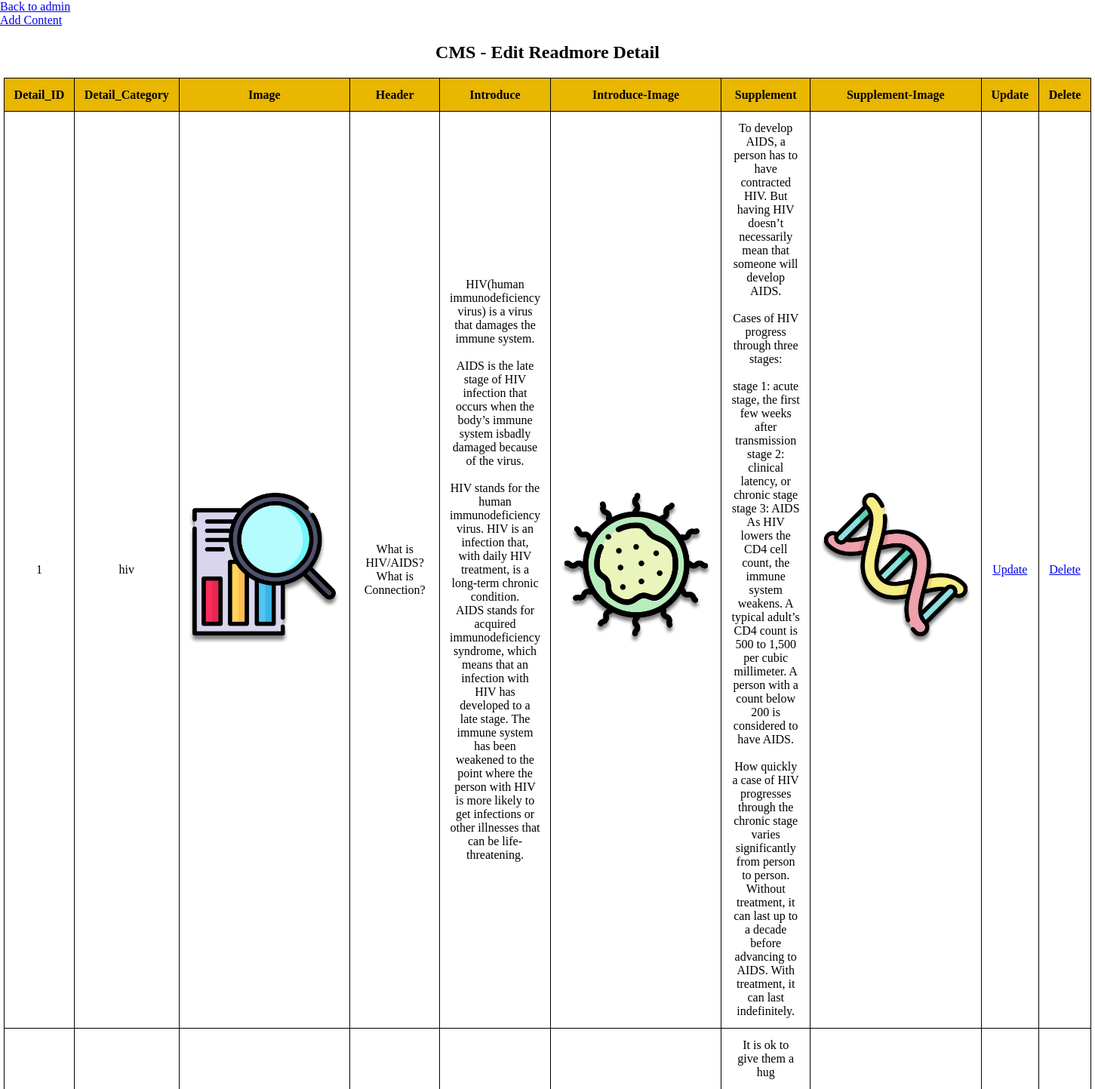
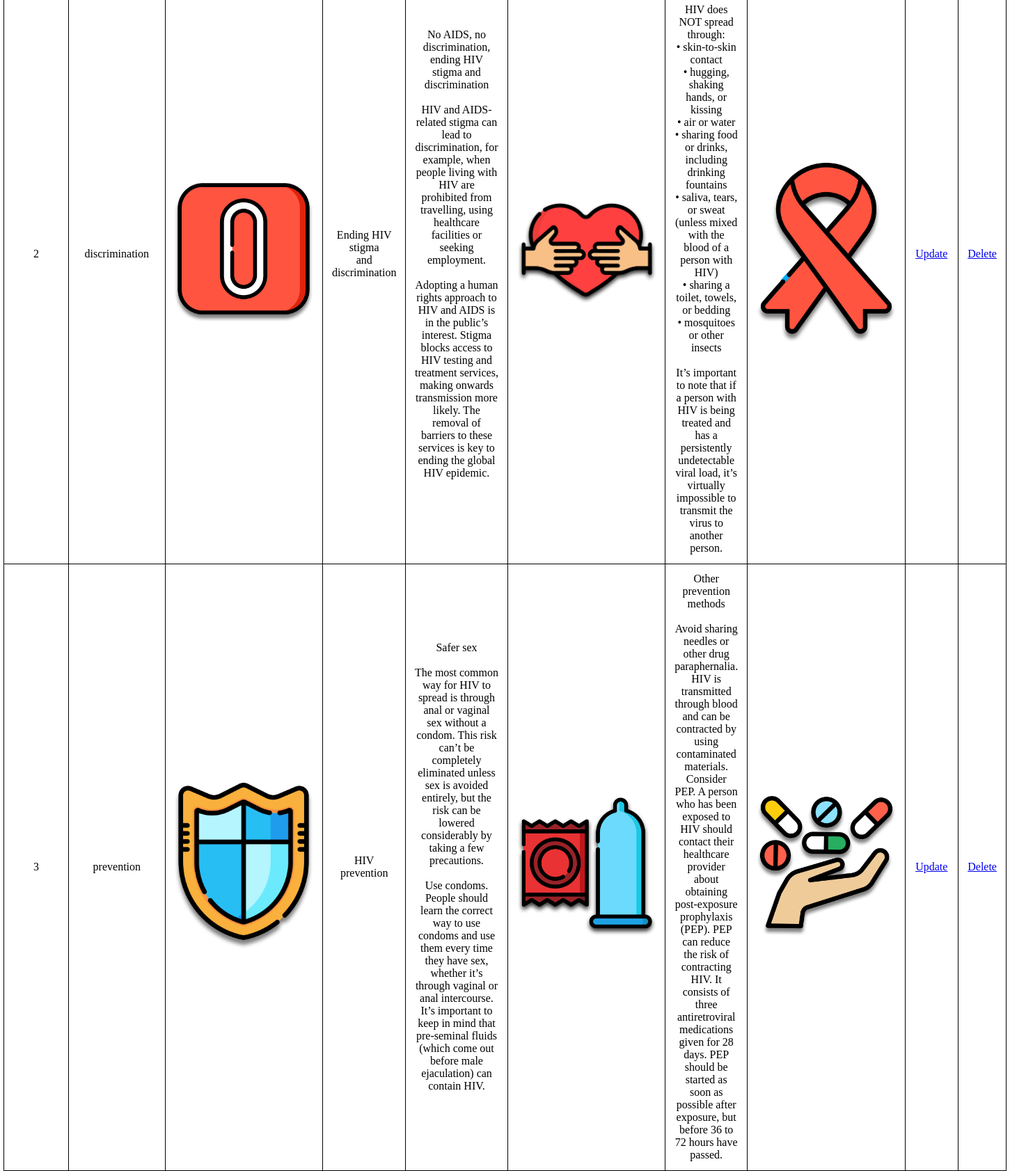
The app's page /admin/admin_content_detail.php (signed in) with its own data (2 pictures, top to bottom).
### tables this page shows
CREATE TABLE `tbl_detail_category` (
  `id_detail` int(11) NOT NULL,
  `detail_id` int(11) NOT NULL,
  `category_id` int(11) NOT NULL
);

CREATE TABLE `tbl_category` (
  `category_id` int(11) NOT NULL,
  `category_name` varchar(50) NOT NULL
);

CREATE TABLE `tbl_detail` (
  `detail_id` int(11) NOT NULL,
  `header_image` varchar(250) NOT NULL,
  `header` text NOT NULL,
  `intro` text NOT NULL,
  `image` varchar(250) NOT NULL,
  `sub_image` varchar(250) NOT NULL,
  `sub_intro` text NOT NULL
);

### admin/script/read.php (called while the page is built, shortened)
<?php
function getAllbyCategory($args){
    $pdo = Database::getInstance()->getConnection();
    $detailQuery = 'SELECT * FROM '.$args['tbl'].' AS t, '.$args['tbl2'].' AS t2, '.$args['tbl3']. ' AS t3 ';
    $detailQuery .= ' WHERE t.'.$args['col'].' = t3.'.$args['col'];
    $detailQuery .= ' AND t2.'.$args['col2'].' = t3.'.$args['col2'];
    $results = $pdo->query($detailQuery);
    if($results){
        return $results;
    }else{
        return ' There was some problems';
    }
}

### admin/admin_content_detail.php (the view, shortened to what this page needs)
<?php
$args = array(
    'tbl'=>'tbl_detail',
    'tbl2'=>'tbl_category',
    'tbl3'=>'tbl_detail_category',
    'col'=>'detail_id',
    'col2'=>'category_id',
);
$getDetail = getAllbyCategory($args);
?>
<!DOCTYPE html>
<html lang="en">
<head>
    <link rel="stylesheet" href="../css/main.css">
</head>
<body>
    <a href="admin.php"> Back to admin</a><br>
    <a href="admin_adddetailcontent.php">Add Content</a><br>
    <h2 style="text-align:center">CMS - Edit Readmore Detail</h2>
    <table>
    <form action="admin_content_detail.php" method="POST">
        <thead>
            <tr>
                <th>Detail_ID</th>
                <th>Detail_Category</th>
                <th>Image</th>
                <th>Header</th>
                <th>Introduce</th>
                <th>Introduce-Image</th>
                <th>Supplement</th>
                <th>Supplement-Image</th>
                <th>Update</th>
                <th>Delete</th>
            </tr>
        </thead>
        <tbody>
        <?php while($details = $getDetail ->fetch(PDO::FETCH_ASSOC)):?>
            <tr>
                <td><?php echo $details['detail_id'];?></td>
                <td><?php echo $details['category_name'];?></td>
                <td><img src="../images/<?php echo $details['header_image'];?>" alt="detail picture" width="200px"></td>
                <td><?php echo $details['header'];?></td>
                <td><?php echo $details['intro'];?></td>
                <td><img src="../images/<?php echo $details['image'];?>" alt="detail picture" width="200px"></td>
                <td><?php echo $details['sub_intro'];?></td>
                <td><img src="../images/<?php echo $details['sub_image'];?>" alt="detail picture" width="200px"></td>
                <td><a href="admin_editdetailcontent.php?id=<?php echo $details['detail_id'];?>">Update</a></td>
                <td><a href="admin_content_detail.php?id=<?php echo$details['detail_id'];?>">Delete</a></td>
            </tr>
        <?php endwhile;?>
        </tbody>
    </table>
</body>
</html>

### css/main.css (style rules this page uses)
body { width:100%;height:100%;margin:0 auto }
:root { --primary-color: #e9b600;--overlay-color: #e9b600;--menu-speed: 0.75s }
form { display:flex;flex-direction:column;width:60%;height:90%;margin:auto;position:absolute;top:0;bottom:0;left:0;right:0;overflow:auto }
table { border-collapse:collapse;width:90%;border:1px solid black;margin:0 auto }
th,td { padding:0.8em;text-align:left;border:1px solid black }
th { height:1em;text-align:left;background-color:#e9b600;color:black }
thead th { text-align:center }
td { vertical-align:center;text-align:center }

### records on screen
tbl_detail_category: detail "1", category.category_name "hiv", detail.header_image (picture), detail.header "What is HIV/AIDS? What is Connection?", detail.intro "HIV(human immunodeficiency virus) is a virus that damages the immune system. AIDS is the late stage of HIV infection that occurs when the body’s immune system isbadly damaged because of the virus. HIV stands for the human immunodeficiency virus. HIV is an infection that, with daily HIV treatment, is a long-term chronic condition. AIDS stands for acquired immunodeficiency syndrome, which means that an infection with HIV has developed to a late stage. The immune system has been weakened to the point where the person with HIV is more likely to get infections or other illnesses that can be life-threatening.", detail.image (picture), detail.sub_intro "To develop AIDS, a person has to have contracted HIV. But having HIV doesn’t necessarily mean that someone will develop AIDS. Cases of HIV progress through three stages: stage 1: acute stage, the first few weeks after transmission stage 2: clinical latency, or chronic stage stage 3: AIDS As HIV lowers the CD4 cell count, the immune system weakens. A typical adult’s CD4 count is 500 to 1,500 per cubic millimeter. A person with a count below 200 is considered to have AIDS. How quickly a case of HIV progresses through the chronic stage varies significantly from person to person. Without treatment, it can last up to a decade before advancing to AIDS. With treatment, it can last indefinitely.", detail.sub_image (picture)
tbl_detail_category: detail "2", category.category_name "discrimination", detail.header_image (picture), detail.header "Ending HIV stigma and discrimination", detail.intro "No AIDS, no discrimination, ending HIV stigma and discrimination HIV and AIDS-related stigma can lead to discrimination, for example, when people living with HIV are prohibited from travelling, using healthcare facilities or seeking employment. Adopting a human rights approach to HIV and AIDS is in the public’s interest. Stigma blocks access to HIV testing and treatment services, making onwards transmission more likely. The removal of barriers to these services is key to ending the global HIV epidemic.", detail.image (picture), detail.sub_intro "It is ok to give them a hug HIV does NOT spread through: • skin-to-skin contact • hugging, shaking hands, or kissing • air or water • sharing food or drinks, including drinking fountains • saliva, tears, or sweat (unless mixed with the blood of a person with HIV) • sharing a toilet, towels, or bedding • mosquitoes or other insects It’s important to note that if a person with HIV is being treated and has a persistently undetectable viral load, it’s virtually impossible to transmit the virus to another person.", detail.sub_image (picture)
tbl_detail_category: detail "3", category.category_name "prevention", detail.header_image (picture), detail.header "HIV prevention", detail.intro "Safer sex The most common way for HIV to spread is through anal or vaginal sex without a condom. This risk can’t be completely eliminated unless sex is avoided entirely, but the risk can be lowered considerably by taking a few precautions. Use condoms. People should learn the correct way to use condoms and use them every time they have sex, whether it’s through vaginal or anal intercourse. It’s important to keep in mind that pre-seminal fluids (which come out before male ejaculation) can contain HIV.", detail.image (picture), detail.sub_intro "Other prevention methods Avoid sharing needles or other drug paraphernalia. HIV is transmitted through blood and can be contracted by using contaminated materials. Consider PEP. A person who has been exposed to HIV should contact their healthcare provider about obtaining post-exposure prophylaxis (PEP). PEP can reduce the risk of contracting HIV. It consists of three antiretroviral medications given for 28 days. PEP should be started as soon as possible after exposure, but before 36 to 72 hours have passed.", detail.sub_image (picture)
